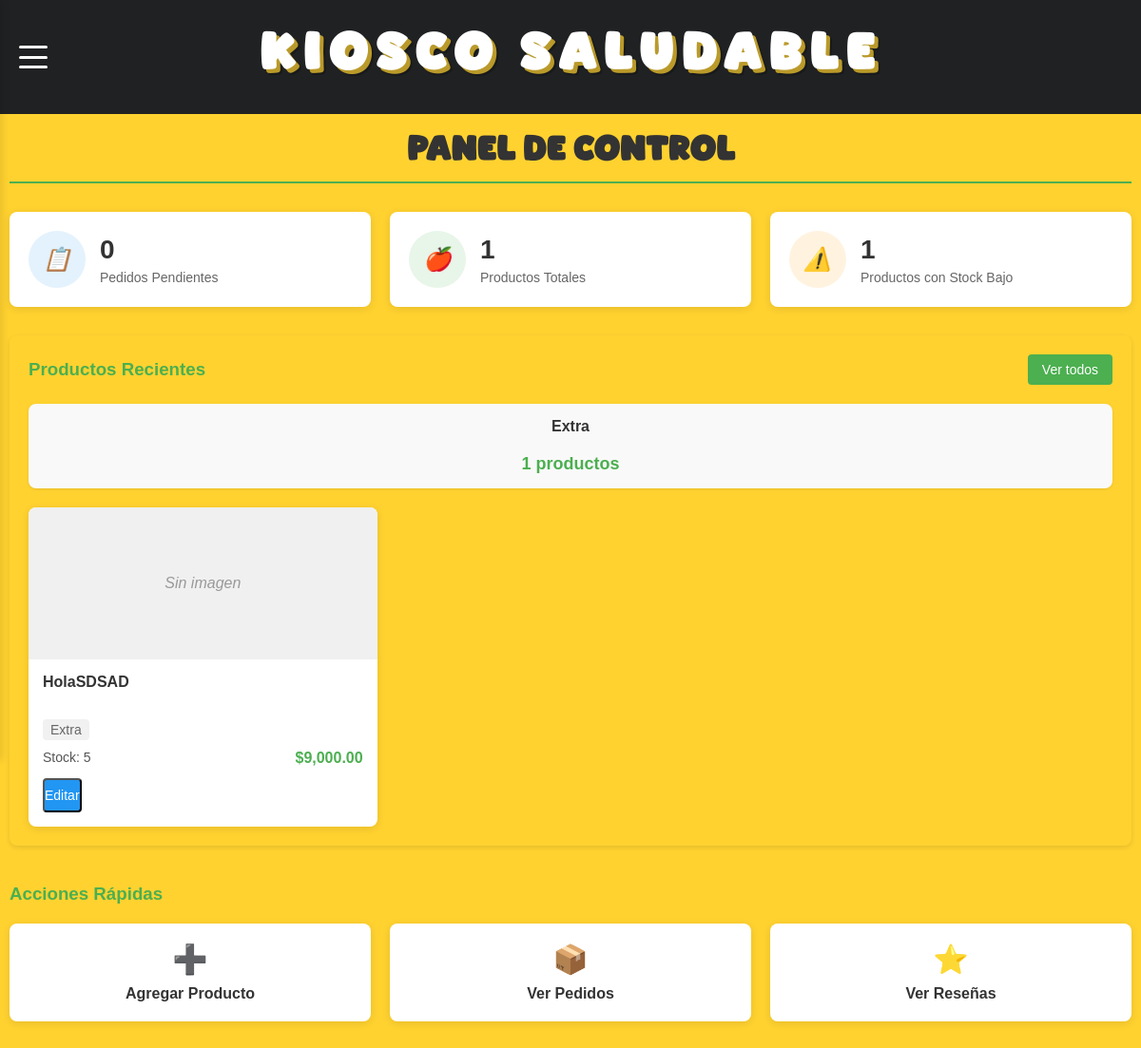
Before: /kiosquero/dashboard.php (signed in) with the older database file.
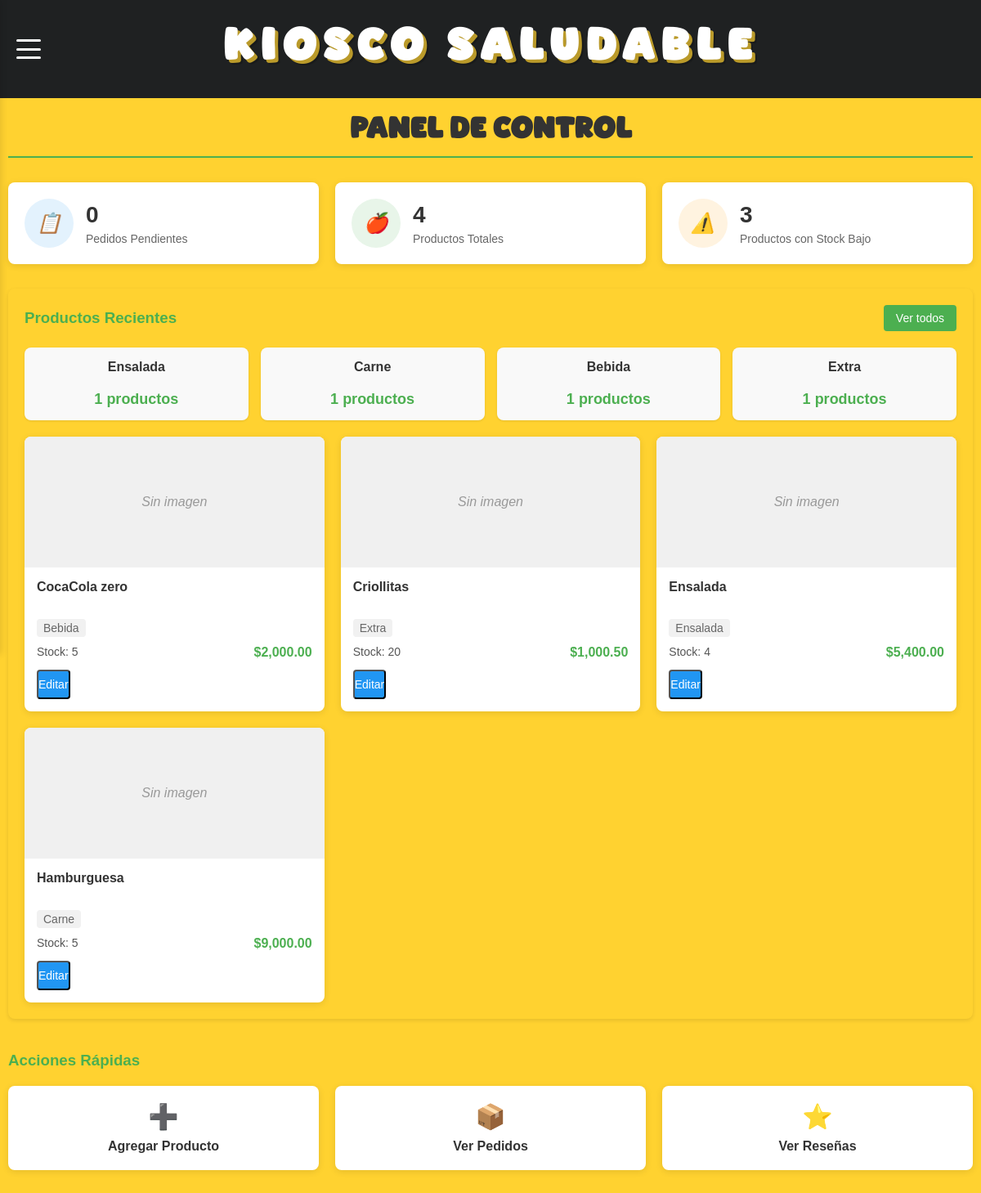
After: the same page with the newer database file.
### tables this page shows
CREATE TABLE `productos` (
  `id` int(11) NOT NULL,
  `nombre` varchar(80) NOT NULL,
  `descripcion` varchar(300) NOT NULL,
  `stock` int(11) NOT NULL,
  `fecha_agregado` timestamp NOT NULL DEFAULT current_timestamp() ON UPDATE current_timestamp(),
  `tipo_producto` enum('ensalada','carne','bebida','extra','pizza') DEFAULT NULL,
  `precio` float NOT NULL,
  `url` varchar(90) NOT NULL
);

### kiosquero/dashboard.php (the view, shortened to what this page needs)
<?php
require_once 'database.php';
$query_productos = "SELECT id, nombre, tipo_producto, stock, precio FROM productos ORDER BY nombre ASC LIMIT 6";
$productos_recientes = $conn->query($query_productos);
$query_tipos = "SELECT tipo_producto, COUNT(*) as cantidad FROM productos GROUP BY tipo_producto";
$tipos_productos = $conn->query($query_tipos);
$query_pedidos_pendientes = "SELECT COUNT(*) as cantidad FROM pedidos WHERE estado_pedido = 'vigente'";
$pedidos_pendientes = $conn->query($query_pedidos_pendientes)->fetch_assoc()['cantidad'];
$query_total_productos = "SELECT COUNT(*) as cantidad FROM productos";
$total_productos = $conn->query($query_total_productos)->fetch_assoc()['cantidad'];
$query_productos_stock_bajo = "SELECT COUNT(*) as cantidad FROM productos WHERE stock < 10";
$productos_stock_bajo = $conn->query($query_productos_stock_bajo)->fetch_assoc()['cantidad'];
?>
<!DOCTYPE html>
<html lang="es">
<head>
    <link rel="stylesheet" href="style.css">
    <link rel="stylesheet" href="style_dashboard.css">
</head>
<body>
<?php include 'header.php'; ?>
    <main class="main-content">
        <div class="dashboard-header">
            <h2>Panel de Control</h2>
        </div>
        <div class="stats-overview">
            <div class="stat-card">
                <div class="stat-icon pedidos-icon">
                    <i class="icon">📋</i>
                </div>
                <div class="stat-info">
                    <h3><?php echo $pedidos_pendientes; ?></h3>
                    <p>Pedidos Pendientes</p>
                </div>
            </div>
            <div class="stat-card">
                <div class="stat-icon productos-icon">
                    <i class="icon">🍎</i>
                </div>
                <div class="stat-info">
                    <h3><?php echo $total_productos; ?></h3>
                    <p>Productos Totales</p>
                </div>
            </div>
            <div class="stat-card">
                <div class="stat-icon stock-icon">
                    <i class="icon">⚠️</i>
                </div>
                <div class="stat-info">
                    <h3><?php echo $productos_stock_bajo; ?></h3>
                    <p>Productos con Stock Bajo</p>
                </div>
            </div>
        </div>
        <div class="products-section">
            <div class="section-header">
                <h3>Productos Recientes</h3>
                <a href="products.php" class="btn-view-all">Ver todos</a>
            </div>
            <div class="products-overview">
                <?php if ($tipos_productos->num_rows > 0): ?>
                    <div class="product-categories">
                        <?php while($tipo = $tipos_productos->fetch_assoc()): ?>
                            <div class="category-card">
                                <h4><?php echo ucfirst($tipo['tipo_producto']); ?></h4>
                                <p class="category-count"><?php echo $tipo['cantidad']; ?> productos</p>
                            </div>
                        <?php endwhile; ?>
                    </div>
                <?php endif; ?>
                <?php if ($productos_recientes->num_rows > 0): ?>
                    <div class="products-grid">
                        <?php while($producto = $productos_recientes->fetch_assoc()): ?>
                            <div class="product-card">
                                <div class="product-image">
                                    <?php
                                    if (!empty($producto['url'])):
                                    ?>
                                        <img src="../<?php echo htmlspecialchars($producto['url']); ?>" alt="<?php echo htmlspecialchars($producto['nombre']); ?>">
                                    <?php else: ?>
                                        <div class="no-image"></div>
                                    <?php endif; ?>
                                </div>
                                <div class="product-info">
                                    <h4><?php echo htmlspecialchars($producto['nombre']); ?></h4>
                                    <p class="product-type"><?php echo ucfirst($producto['tipo_producto']); ?></p>
                                    <div class="product-details">
                                        <span class="product-stock">Stock: <?php echo $producto['stock']; ?></span>
                                        <span class="product-price">$<?php echo number_format($producto['precio'], 2); ?></span>
                                    </div>
                                    <button class="btn-edit-product" onclick="abrirModalEditar(<?php echo $producto['id']; ?>, '<?php echo htmlspecialchars(addslashes($producto['nombre'])); ?>', '<?php echo htmlspecialchars(addslashes($producto['descripcion'] ?? '')); ?>', <?php echo $producto['stock']; ?>, '<?php echo $producto['tipo_producto']; ?>', <?php echo $producto['precio']; ?>, '<?php echo htmlspecialchars(addslashes($producto['url'] ?? '')); ?>')">Editar</button>
                                </div>
                            </div>
                        <?php endwhile; ?>
                    </div>
                <?php else: ?>
                    <p>No hay productos registrados.</p>
                <?php endif; ?>
            </div>
        </div>
        <div class="quick-actions">
            <div class="section-header">
                <h3>Acciones Rápidas</h3>
            </div>
            <div class="actions-buttons">
                <a href="products.php" class="action-btn">
                    <span class="icon">➕</span>
                    <span class="text">Agregar Producto</span>
                </a>
                <a href="index.php" class="action-btn">
                    <span class="icon">📦</span>
                    <span class="text">Ver Pedidos</span>
                </a>
                <a href="reviews.php" class="action-btn">
                    <span class="icon">⭐</span>
                    <span class="text">Ver Reseñas</span>
                </a>
            </div>
        </div>
    </main>
</body>
</html>

### kiosquero/header.php (shortened to what this page needs)
<!DOCTYPE html>
<html lang="en">
<head>
</head>
<body>
<header class="header">
        <div class="burger-menu" id="burgerMenu">
            <span></span>
            <span></span>
            <span></span>
        </div>
        <h1>KIOSCO SALUDABLE</h1>
    </header>
</body>
</html>

### kiosquero/style.css (style rules this page uses)
* { margin: 0; padding: 0; box-sizing: border-box; font-family: Arial, sans-serif; }
:root { --adyacente: #ccc9bb; --fondo: #ffd230; --text: #1f2122; --success: #98c73d; --danger: #ff4444; --header-height: 120px; --burger-width: 30px; --burger-height: 24px; --menu-width: 250px; --card-gap: 30px; --section-spacing: 40px; --container-padding: 20px; }
body { overflow-x: hidden; background-color: var(--fondo); }
.header { background-color: var(--text); height: var(--header-height); display: flex; align-items: center; justify-content: center; position: relative; padding: 0 var(--container-padding); }
.header h1 { color: white; font-size: clamp(2.5rem, 4vw, 3.5rem); letter-spacing: 8px; font-weight: 700; text-shadow: 4px 4px 0px rgba(255, 210, 48, 0.7), 6px 6px 0px rgba(0, 0, 0, 0.2); position: relative; animation: letterBounce 1s ease-in-out infinite; font-family: 'Backso'; }
.header h1:after { content: ''; position: absolute; left: 2px; top: 2px; color: rgba(255, 255, 255, 0.3); z-index: -1; }
.burger-menu { position: absolute; left: var(--container-padding); top: 50%; transform: translateY(-50%); cursor: pointer; z-index: 102; width: var(--burger-width); height: var(--burger-height); display: flex; flex-direction: column; justify-content: space-between; }
.burger-menu span { display: block; width: 100%; height: 3px; background-color: white; border-radius: 3px; transition: all 0.3s ease; }
.main-content { padding: var(--section-spacing) var(--container-padding); min-height: calc(100vh - var(--header-height)); }
.main-content h2 { font-family: 'Backso', sans-serif; color: var(--text); font-size: clamp(1.5rem, 3vw, 2rem); text-align: center; margin-bottom: 0.5rem; }
.category-card { background: white; border-radius: 15px; padding: 20px; text-align: center; box-shadow: 0 4px 8px rgba(0, 0, 0, 0.1); cursor: pointer; transition: transform 0.3s ease; display: flex; flex-direction: column; align-items: center; gap: 10px; }
@media (max-width: 1200px) { .main-content { padding: 20px 10px; } }
html, body { max-width: 100vw; overflow-x: hidden; }

Changed rows visible on the page:
added productos: nombre "CocaCola zero", tipo_producto "Bebida", stock "5", precio "2,000.00"
added productos: nombre "Criollitas", tipo_producto "Extra", stock "20", precio "1,000.50"
added productos: nombre "Ensalada", tipo_producto "Ensalada", stock "4", precio "5,400.00"
changed productos: nombre "HolaSDSAD" → "Hamburguesa"; tipo_producto "Extra" → "Carne"
Other visible differences:
$total_productos: "1" → "4"
$productos_stock_bajo: "1" → "3"
new list line: "Ensalada 1 productos"
new list line: "Carne 1 productos"
new list line: "Bebida 1 productos"
